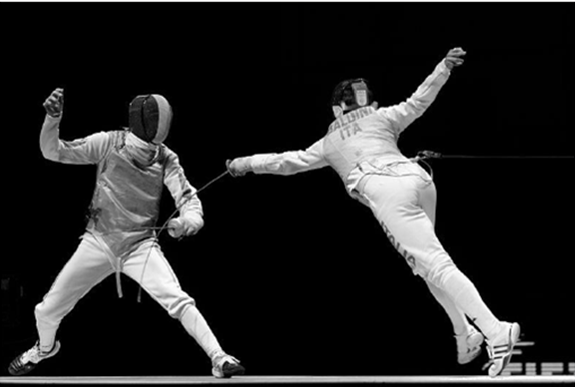
%> input picture ch03/pencing.png, 575 x 387 px
$ octave ch03_logedgewithscale.m   (GNU Octave 9; MATLAB toolbox functions it lacks are replaced by stand-ins)
%> lines starting %> are read from the running program, lines starting %| are printed output that depends on the picture; in (x1, y1, x2, y2) boxes, pixels count from 0 and x2, y2 are one past the last pixel; in counts of white or black regions, pixels touching at a corner belong together; the program's own positions count from 1

% Compares Edge detectors


A=imread('pencing.png');                      			%Read in image
%> A is the input picture: size 387x575x3 uint8; mean R, G, B 37.1, 37.1, 37.1
A=rgb2gray(A);
%> A: size 387x575 uint8

sigma = 2;
s = 13;
LoG = fspecial('log', [s,s], sigma);
B = imfilter(A, LoG);
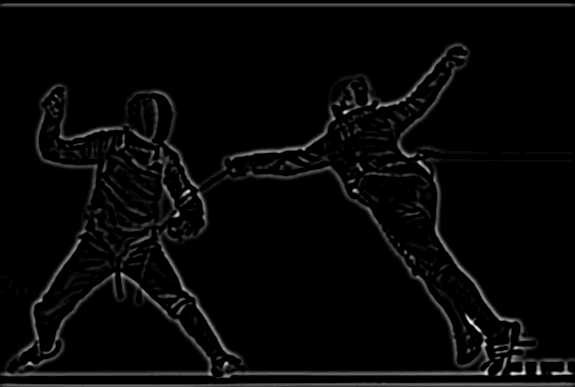
%> B: size 387x575 uint8; min 0, max 26, mean 0.8; drawn with min black and max white
Peak = max(max(B));
%> Peak = 26
BW = edge(A,'zerocross', 0, LoG);
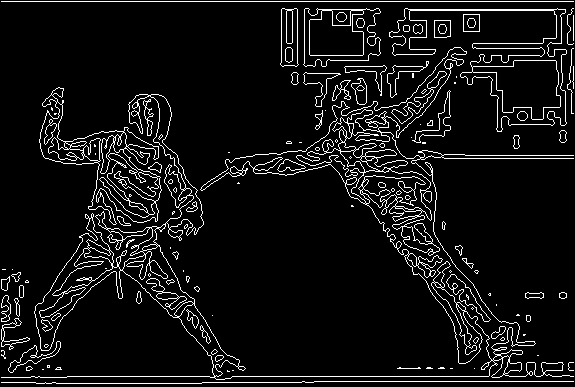
%> BW: size 387x575 logical; 7.2% white in thin lines or dots
subplot(3,2,1), imshow(BW);
BW = edge(A,'zerocross', Peak*0.01, LoG);
subplot(3,2,2), imshow(BW);


sigma = 4;
s = 25;
LoG = fspecial('log', [s,s], sigma);
B = imfilter(A, LoG);
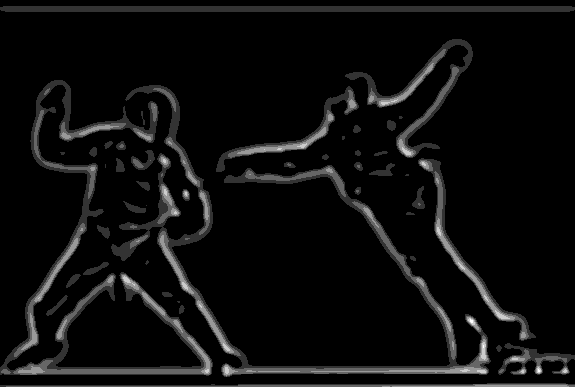
%> B: size 387x575 uint8; min 0, max 5, mean 0.253; drawn with min black and max white
Peak = max(max(B));
%> Peak = 5
BW = edge(A,'zerocross', 0, LoG);
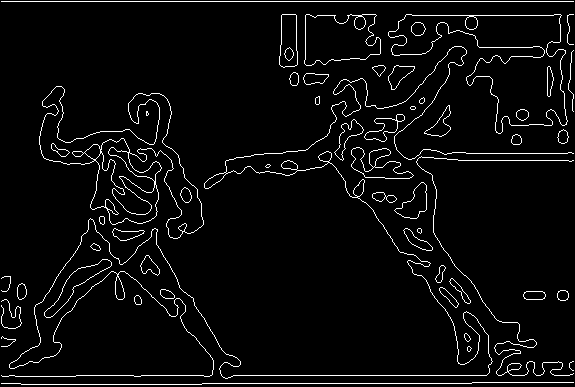
%> BW: size 387x575 logical; 4.3% white in thin lines or dots
subplot(3,2,3), imshow(BW);
BW = edge(A,'zerocross', Peak*0.02, LoG);
subplot(3,2,4), imshow(BW);


sigma = 8;
s = 49;
LoG = fspecial('log', [s,s], sigma);
B = imfilter(A, LoG);
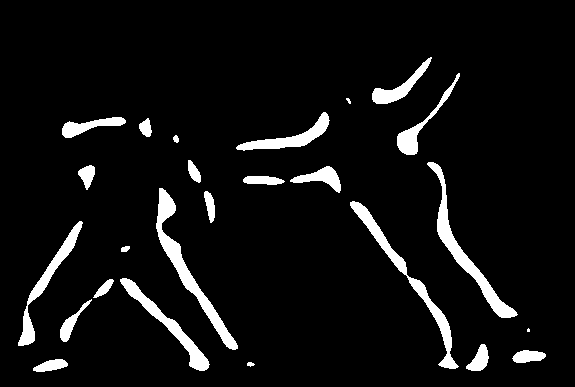
%> B: size 387x575 uint8; values 0 (black) and 1 (white), 6.5% white; 25 white regions (2 under 20 px), largest, box (x1, y1, x2, y2) and area: (156, 188, 238, 350) 1976, (427, 162, 518, 318) 1818, (350, 201, 459, 369) 1764
Peak = max(max(B));
%> Peak = 1
BW = edge(A,'zerocross', 0, LoG);
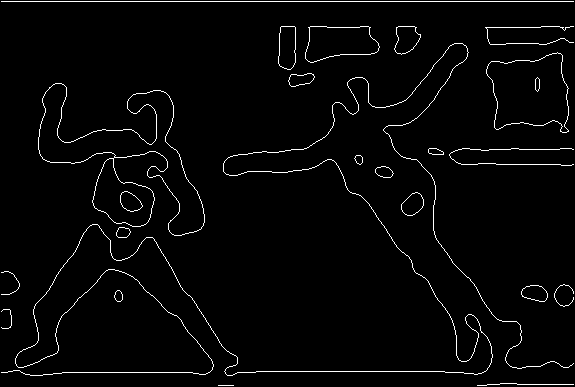
%> BW: size 387x575 logical; 2.5% white in thin lines or dots
subplot(3,2,5), imshow(BW);
BW = edge(A,'zerocross', Peak*0.02, LoG);
subplot(3,2,6), imshow(BW);
